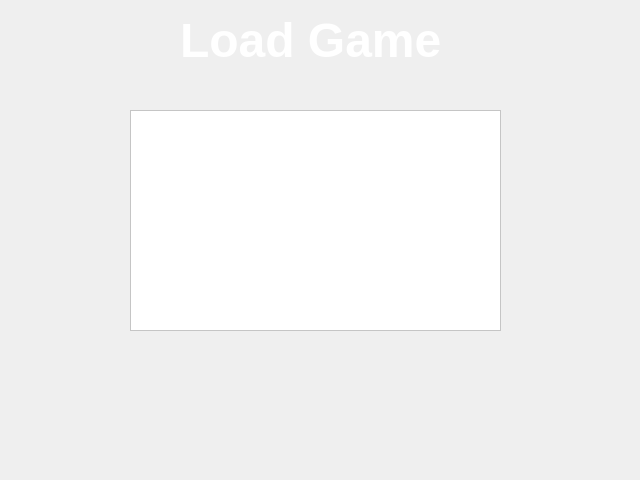
<?xml version="1.0" encoding="UTF-8"?>
<ui version="4.0">
 <class>Load</class>
 <widget class="QDialog" name="Load">
  <property name="geometry">
   <rect>
    <x>0</x>
    <y>0</y>
    <width>640</width>
    <height>480</height>
   </rect>
  </property>
  <property name="windowTitle">
   <string>Dialog</string>
  </property>
  <property name="styleSheet">
   <string notr="true">background-image:url(:/img/bg.png);</string>
  </property>
  <widget class="QLabel" name="label">
   <property name="geometry">
    <rect>
     <x>180</x>
     <y>0</y>
     <width>271</width>
     <height>81</height>
    </rect>
   </property>
   <property name="text">
    <string>&lt;html&gt;&lt;head/&gt;&lt;body&gt;&lt;p&gt;&lt;span style=&quot; font-size:36pt; font-weight:600; color:#ffffff;&quot;&gt;Load Game&lt;/span&gt;&lt;/p&gt;&lt;/body&gt;&lt;/html&gt;</string>
   </property>
  </widget>
  <widget class="QListWidget" name="listWidget">
   <property name="geometry">
    <rect>
     <x>130</x>
     <y>110</y>
     <width>371</width>
     <height>221</height>
    </rect>
   </property>
   <property name="font">
    <font>
     <pointsize>12</pointsize>
    </font>
   </property>
   <property name="styleSheet">
    <string notr="true">background:white;</string>
   </property>
  </widget>
  <widget class="QPushButton" name="pushButton">
   <property name="geometry">
    <rect>
     <x>190</x>
     <y>370</y>
     <width>251</width>
     <height>61</height>
    </rect>
   </property>
   <property name="styleSheet">
    <string notr="true">background-image:url(:/img/loadgame.png);
background-color: transparent;
border:none;</string>
   </property>
   <property name="text">
    <string/>
   </property>
  </widget>
 </widget>
 <resources/>
 <connections/>
</ui>
